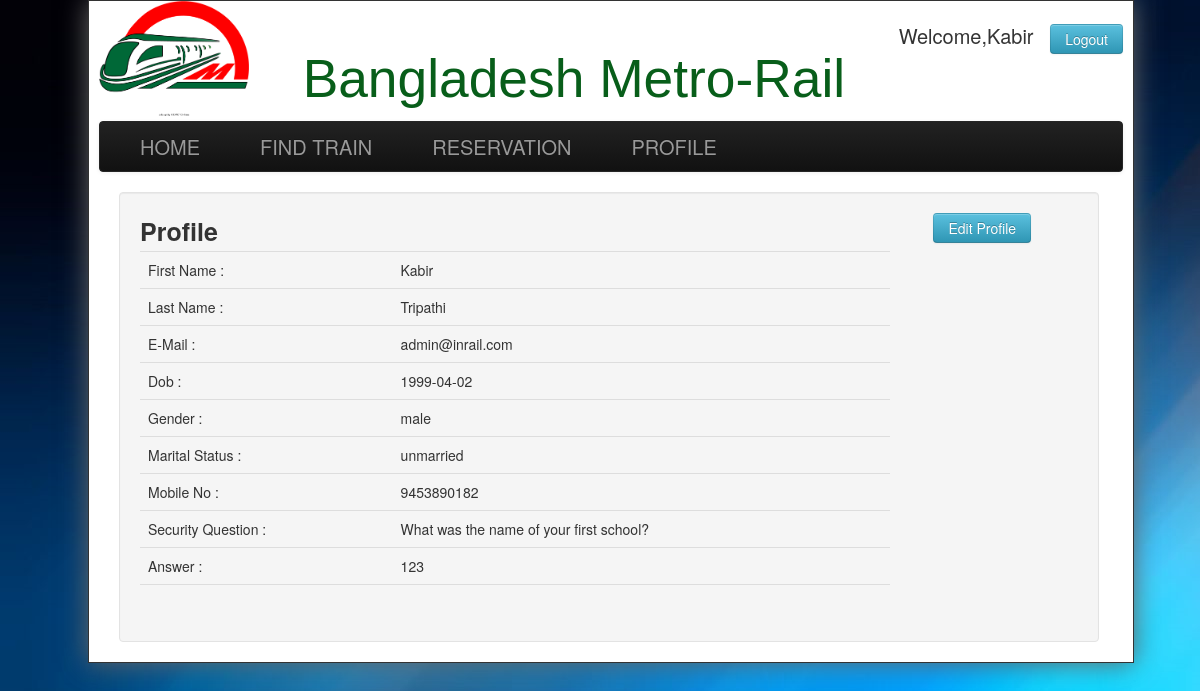
The page /profile.php (signed in) on the database its author committed.
### tables this page shows
CREATE TABLE `users` (
  `f_name` varchar(50) NOT NULL,
  `l_name` varchar(50) NOT NULL,
  `email` varchar(50) NOT NULL,
  `password` varchar(20) NOT NULL,
  `gender` varchar(10) NOT NULL,
  `marital` varchar(10) NOT NULL,
  `dob` varchar(20) NOT NULL,
  `mobile` bigint(10) NOT NULL,
  `ques` varchar(100) NOT NULL,
  `ans` varchar(100) NOT NULL
);

### profile.php (the view, shortened to what this page needs)
<?php
$tbl_name="users";
$name=$_SESSION['name'];
require('firstimport.php');
mysqli_select_db($conn,"$db_name") or die("cannot select db");
$result=mysqli_query($conn,"SELECT * FROM $tbl_name WHERE f_name='$name'");
$row=mysqli_fetch_array($result);
?>
<!DOCTYPE html>
<html>
<head>
	<link href="css/bootstrap.min.css" rel="stylesheet">
	<link href="css/Default.css" rel="stylesheet">
</head>
<body>
	<div class="wrap">
		<div class="header">
			<div style="float:left;width:150px;">
				<img src="images/logo1.png"/>
			</div>
			<div>
			<div style="float:right; font-size:20px;margin-top:20px;">
			<?php
			 if(isset($_SESSION['name']))
			 {
			 echo "Welcome,".$_SESSION['name']."&nbsp;&nbsp;&nbsp;<a href=\"logout.php\" class=\"btn btn-info\">Logout</a>";
			 }
			 else
			 {
				$_SESSION['error']=15;
				header("location:login1.php");
			 }
			 ?>
			</div>
			<div id="heading">
				<a href="index.php">Bangladesh Metro-Rail</a>
			</div>
			</div>
		</div>
		<div class="navbar navbar-inverse" >
			<div class="navbar-inner">
				<div class="container" >
				<a class="brand" href="index.php" >HOME</a>
				<a class="brand" href="train.php" >FIND TRAIN</a>
				<a class="brand" href="reservation.php">RESERVATION</a>
				<a class="brand" href="profile.php">PROFILE</a>
				</div>
			</div>
		</div>
		<div class="span12 well pass1">
			<table style="width:100%;">
			<tr>
				<td><span style="font-weight:bold;font-size:25px;">Profile</span>
				<a id="editp1" style="float:right;margin-right:5%;"class="btn btn-info"> Edit Profile</a></td>
			<tr>
				<td>
					<div class="span8" style="float:left;width:80%;">
					<table class="table">
					<tr><td >First Name : </td> <td style="text-transform:capitalize;"><?php echo $row['f_name']; ?></td></tr>
					<tr><td >Last Name : </td> <td style="text-transform:capitalize;"><?php echo $row['l_name']; ?></td></tr>
					<tr><td>E-Mail : </td> <td><?php echo $row['email'];?></td></tr>
					<tr><td>Dob : </td> <td><?php echo $row['dob']; ?></td></tr>
					<tr><td> Gender :</td> <td><?php echo $row['gender'];?></td></tr>
					<tr><td>Marital Status : </td> <td><?php echo $row['marital']; ?></td></tr>
					<tr><td>Mobile No : </td> <td><?php echo $row['mobile'];?></td></tr>
					<tr><td>Security Question : </td> <td><?php echo $row['ques']; ?></td></tr>
					<tr><td>Answer : </td> <td><?php echo $row['ans']; ?></td></tr>
					<tr><td></td> <td></td></tr>
					</table>
					</div>
				</td>
			</tr>
		</table>
		</div>
	</div>
</body>
</html>

### css/Default.css (style rules this page uses)
.header { height: 120px; padding: 0; font-size: 10px; width:100%; }
.wrap { position:absolute; width:1024px; background-color:#FFFFFF; padding:0 10px; border:solid 1px; -o-box-shadow: 10px 10px 5px #888; -moz-box-shadow: 10px 10px 5px #888; -webkit-box-shadow: 10px 10px 5px #888; box-shadow: 0px 0px 25px #666; }
#heading { text-align:center; font-size:40pt; font-family:verdana,helvetica,arial,sans-serif; color:#127c29; padding-top:35pt; line-height:normal; }
.navbar .brand { padding:10px 40px 10px; }
.span12 { margin-right:20px; }

### rows shown on the page
users: f_name "Kabir", l_name "Tripathi", email "admin@inrail.com", dob "1999-04-02", gender "male", marital "unmarried", mobile "9453890182", ques "What was the name of your first school?", ans "123"

### other values the page prints
$_SESSION['name'] "Kabir"
